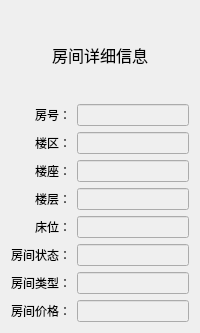
<?xml version="1.0" encoding="UTF-8"?>
<ui version="4.0">
 <class>RoomStateItemDataDialog</class>
 <widget class="QDialog" name="RoomStateItemDataDialog">
  <property name="geometry">
   <rect>
    <x>0</x>
    <y>0</y>
    <width>200</width>
    <height>333</height>
   </rect>
  </property>
  <property name="sizePolicy">
   <sizepolicy hsizetype="Fixed" vsizetype="Fixed">
    <horstretch>0</horstretch>
    <verstretch>0</verstretch>
   </sizepolicy>
  </property>
  <property name="minimumSize">
   <size>
    <width>200</width>
    <height>0</height>
   </size>
  </property>
  <property name="maximumSize">
   <size>
    <width>200</width>
    <height>16777215</height>
   </size>
  </property>
  <property name="windowTitle">
   <string>Dialog</string>
  </property>
  <layout class="QHBoxLayout" name="horizontalLayout_2">
   <item>
    <layout class="QVBoxLayout" name="verticalLayout" stretch="0,1">
     <item>
      <widget class="QLabel" name="label_3">
       <property name="font">
        <font>
         <family>Agency FB</family>
         <pointsize>12</pointsize>
        </font>
       </property>
       <property name="text">
        <string>房间详细信息</string>
       </property>
       <property name="alignment">
        <set>Qt::AlignCenter</set>
       </property>
      </widget>
     </item>
     <item>
      <layout class="QHBoxLayout" name="horizontalLayout">
       <item>
        <layout class="QVBoxLayout" name="verticalLayout_3">
         <item>
          <widget class="QLabel" name="label_8">
           <property name="text">
            <string>房号：</string>
           </property>
           <property name="alignment">
            <set>Qt::AlignRight|Qt::AlignTrailing|Qt::AlignVCenter</set>
           </property>
          </widget>
         </item>
         <item>
          <widget class="QLabel" name="label">
           <property name="text">
            <string>楼区：</string>
           </property>
           <property name="alignment">
            <set>Qt::AlignRight|Qt::AlignTrailing|Qt::AlignVCenter</set>
           </property>
          </widget>
         </item>
         <item>
          <widget class="QLabel" name="label_2">
           <property name="text">
            <string>楼座：</string>
           </property>
           <property name="alignment">
            <set>Qt::AlignRight|Qt::AlignTrailing|Qt::AlignVCenter</set>
           </property>
          </widget>
         </item>
         <item>
          <widget class="QLabel" name="label_9">
           <property name="text">
            <string>楼层：</string>
           </property>
           <property name="alignment">
            <set>Qt::AlignRight|Qt::AlignTrailing|Qt::AlignVCenter</set>
           </property>
          </widget>
         </item>
         <item>
          <widget class="QLabel" name="label_4">
           <property name="text">
            <string>床位：</string>
           </property>
           <property name="alignment">
            <set>Qt::AlignRight|Qt::AlignTrailing|Qt::AlignVCenter</set>
           </property>
          </widget>
         </item>
         <item>
          <widget class="QLabel" name="label_6">
           <property name="text">
            <string>房间状态：</string>
           </property>
           <property name="alignment">
            <set>Qt::AlignRight|Qt::AlignTrailing|Qt::AlignVCenter</set>
           </property>
          </widget>
         </item>
         <item>
          <widget class="QLabel" name="label_5">
           <property name="text">
            <string>房间类型：</string>
           </property>
           <property name="alignment">
            <set>Qt::AlignRight|Qt::AlignTrailing|Qt::AlignVCenter</set>
           </property>
          </widget>
         </item>
         <item>
          <widget class="QLabel" name="label_7">
           <property name="text">
            <string>房间价格：</string>
           </property>
           <property name="alignment">
            <set>Qt::AlignRight|Qt::AlignTrailing|Qt::AlignVCenter</set>
           </property>
          </widget>
         </item>
        </layout>
       </item>
       <item>
        <layout class="QVBoxLayout" name="verticalLayout_4">
         <item>
          <widget class="QLineEdit" name="room_num">
           <property name="enabled">
            <bool>false</bool>
           </property>
          </widget>
         </item>
         <item>
          <widget class="QLineEdit" name="tower_rang">
           <property name="enabled">
            <bool>false</bool>
           </property>
          </widget>
         </item>
         <item>
          <widget class="QLineEdit" name="tower_seat">
           <property name="enabled">
            <bool>false</bool>
           </property>
          </widget>
         </item>
         <item>
          <widget class="QLineEdit" name="tower_trie">
           <property name="enabled">
            <bool>false</bool>
           </property>
          </widget>
         </item>
         <item>
          <widget class="QLineEdit" name="bed_unm">
           <property name="enabled">
            <bool>false</bool>
           </property>
          </widget>
         </item>
         <item>
          <widget class="QLineEdit" name="room_state">
           <property name="enabled">
            <bool>false</bool>
           </property>
          </widget>
         </item>
         <item>
          <widget class="QLineEdit" name="room_type">
           <property name="enabled">
            <bool>false</bool>
           </property>
          </widget>
         </item>
         <item>
          <widget class="QLineEdit" name="room_pirce">
           <property name="enabled">
            <bool>false</bool>
           </property>
          </widget>
         </item>
        </layout>
       </item>
      </layout>
     </item>
    </layout>
   </item>
  </layout>
 </widget>
 <resources/>
 <connections/>
</ui>
